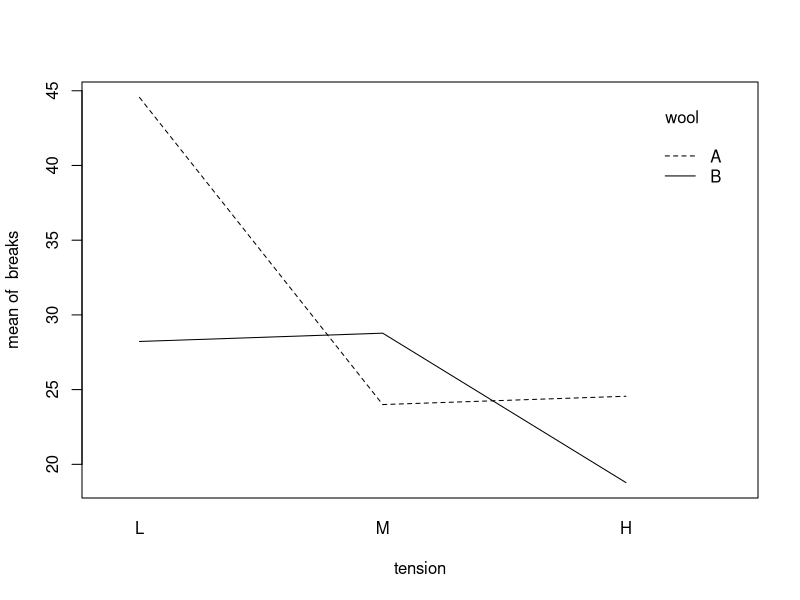

Write the R code that produced this figure.
# ANOVA fatorial
# Estatística e Ciência de Dados — ICTIN/UFLA
# Exemplo reproduzível com dados de R ou dos pacotes indicados.

ajuste <- aov(breaks ~ wool * tension, data = warpbreaks)
print(summary(ajuste))
with(warpbreaks, interaction.plot(tension, wool, breaks))
